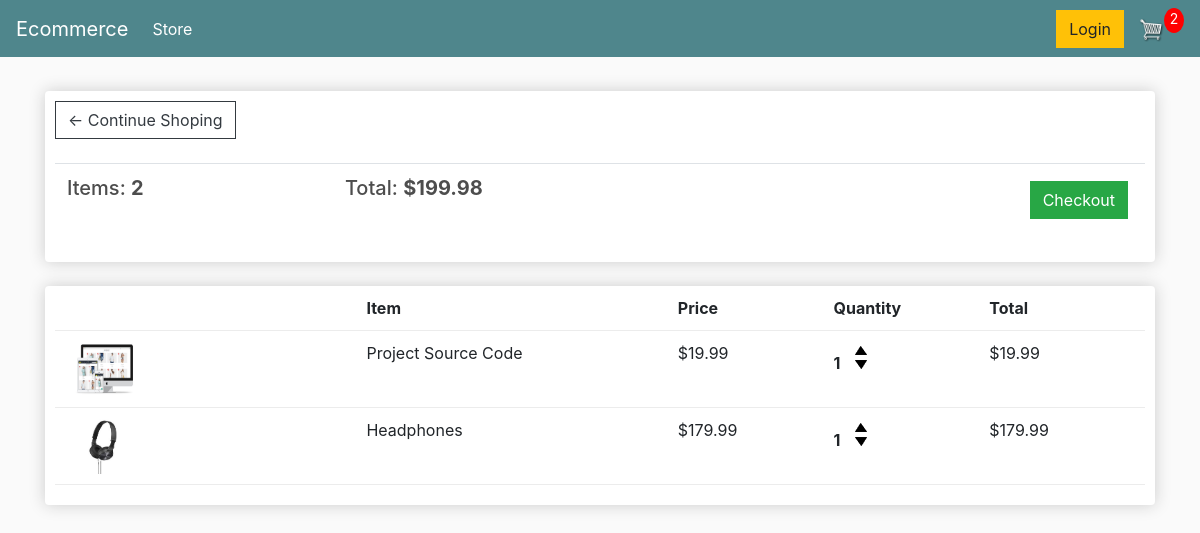
/store/cart/ (signed in), run on an earlier commit of the app's database.
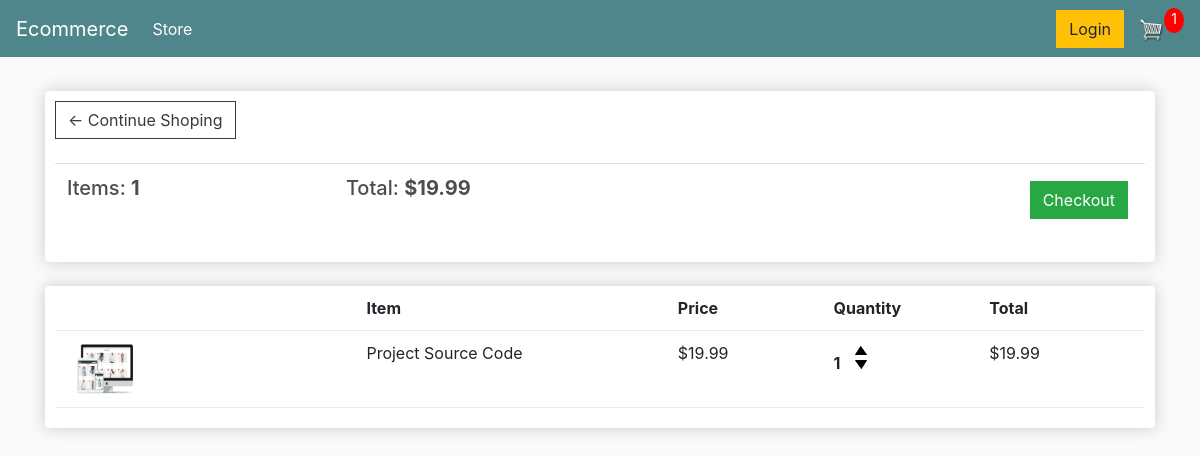
And on a later commit of the database.
### store/models.py (models this page shows, shortened)
class Order(models.Model):
    customer = models.ForeignKey(Customer, null=True, blank=True, on_delete=models.SET_NULL)
    order_date = models.DateTimeField(auto_now_add=True)
    complete = models.BooleanField(default=False)
    transation_id = models.CharField(max_length=50, null=True)
    @property
    def get_cart_total(self):
        orderitems = self.orderitem_set.all()
        total = sum([item.get_total for item in orderitems ])
        return total
    @property
    def get_cart_items(self):
        orderitems = self.orderitem_set.all()
        total = sum([item.quantity for item in orderitems ])
        return total

class OrderItem(models.Model):
    product = models.ForeignKey(Product, null=True, blank=True, on_delete=models.SET_NULL)
    order = models.ForeignKey(Order, null=True, blank=True, on_delete=models.SET_NULL)
    quantity = models.IntegerField(default=0, null=True, blank=True)
    added_date = models.DateTimeField(auto_now_add=True)
    @property
    def get_total(self):
        total = self.product.price * self.quantity
        return total

class Product(models.Model):
    name = models.CharField(max_length=50)
    price = models.FloatField()
    digital = models.BooleanField(default=False, null=True, blank=True)
    image = models.ImageField(null= True, blank= True)
    @property
    def image_url(self):
        try:
            url = self.image.url
        except:
            url = ""
        return url

### store/views.py (the view)
# urls.py: path('cart/', cart, name='cart'),
def cart(request):
    if request.user.is_authenticated:
        customer = request.user.customer
        order, created = Order.objects.get_or_create(customer= customer, complete= False )
        items = order.orderitem_set.all()
        cartItems = order.get_cart_items
    else:
        items = []
        order= {"get_cart_total": 0, 'get_cart_items': 0, 'shipping': False}
        cartItems = order['get_cart_items']
    context = {
        'items': items,
        'order': order,
        'cartItems': cartItems
    }
    return render(request, 'store/cart.html', context)

### store/templates/store/cart.html
{% extends 'store/main.html' %}
{% load static %}
{% block content %}
    <div class="row">
        <div class="col-lg-12">
            <div class="box-element">
                <a href="{% url 'store:store' %}" class="btn btn-outline-dark">&#x2190; Continue Shoping</a>
                <br>
                <br>
                <table class="table">
                    <tr>
                        <th><h5>Items: <strong>{{ order.get_cart_items }}</strong></h5></th>
                        <th><h5>Total: <strong>${{ order.get_cart_total|floatformat:2  }}</strong></h5></th>
                        <th><a class="btn btn-success" style="float:right; margin:5px" href="{% url 'store:checkout' %}">Checkout</a></th>
                    </tr>
                </table>
            </div>
            <br>
            <div class="box-element">
                <div class="cart-row">
                    <div style="flex:2"></div>
                    <div style="flex:2"><strong>Item</strong></div>
                    <div style="flex:1"><strong>Price</strong></div>
                    <div style="flex:1"><strong>Quantity</strong></div>
                    <div style="flex:1"><strong>Total</strong></div>
                </div>
                {% for item in items %}
                <div class="cart-row">
                    <div style="flex:2"><img src="{{ item.product.image_url }}" class="row-image"></div>
                    <div style="flex:2">{{ item.product.name }}</div>
                    <div style="flex:1">${{ item.product.price|floatformat:2 }}</div>
                    <div style="flex:1">
                        <p class="quantity">{{ item.quantity }}</p>
                        <div class="quantity">
                            <img src="{% static 'images/arrow-up.png' %}" class="chg-quantity update-cart" data-product="{{item.product.id}}" data-action="add">
                            <img src="{% static 'images/arrow-down.png' %}" class="chg-quantity update-cart" data-product="{{item.product.id}}" data-action="remove">
                        </div>
                    </div>
                    <div style="flex:1">${{ item.get_total }}</div>
                </div>
                {% endfor %}
            </div>
        </div>
    </div>
{% endblock content %}

What changed in the data, as far as the page shows it:
removed OrderItem: product.image_url (picture), product.name "Headphones", product.price "179.99", quantity "1", get_total "179.99"
computed for Order: get_cart_items "2" → "1"; get_cart_total "199.98" → "19.99"
Also different on the page:
{{ cartItems }}: "2" → "1"
